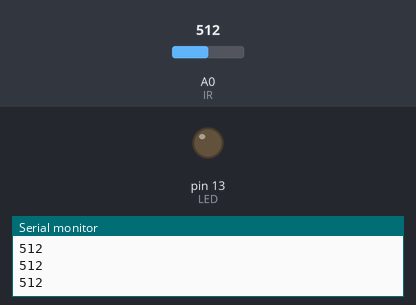
This sketch was run on a simulated Arduino Uno, built with avr-gcc and run on an emulated ATmega328P. Parts: output pins drawn as LEDs (lit = HIGH), the last lines printed to the serial monitor. The test bench sets the inputs (shaded band); at power-on: A0 (IR) = 512.

Above: at 1.3 s.
1.4 s: A0 (IR) set to 26
2.9 s: A0 (IR) set to 21
At 3.5 s:
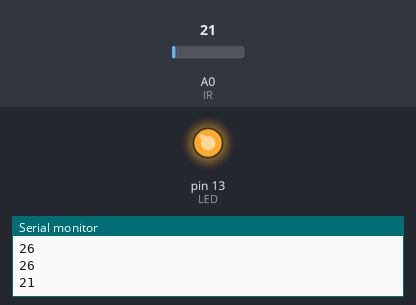
4.5 s: A0 (IR) set to 122
At 5.7 s:
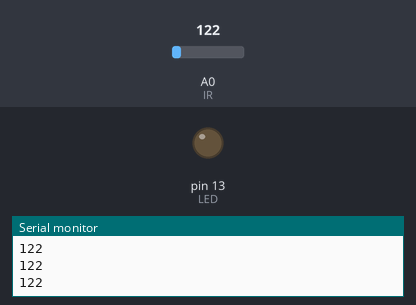
6.0 s: A0 (IR) set to 12
At 7.0 s:
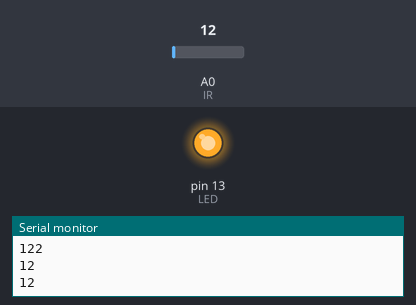
Timing chart, 0 to 8.5 s (numbered marks = the images above; inputs shaded):
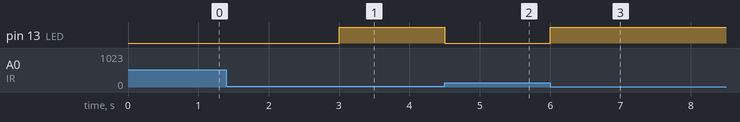

Measured:
- the behaviour switches between 23 and 22 on A0 (IR) (found by bisection; images 0 and 1)
- after the input at 2.9 s, pin 13 (LED): LOW → HIGH after 0.10 s
- after the input at 4.5 s, pin 13 (LED): HIGH → LOW at once
- after the input at 6.0 s, pin 13 (LED): LOW → HIGH at once

The sketch:

irsensoranalog.ino
```cpp
#define IR A0
int x;
int LED = 13;
void setup() {
Serial.begin(9600);
pinMode(IR,INPUT);
pinMode(LED,OUTPUT);
}

void loop() {
  x = analogRead(IR);
Serial.println(x);
if(x<=22)
{
 digitalWrite(LED, HIGH);
}
else{
digitalWrite(LED, LOW);
}
delay(500);

}
```
